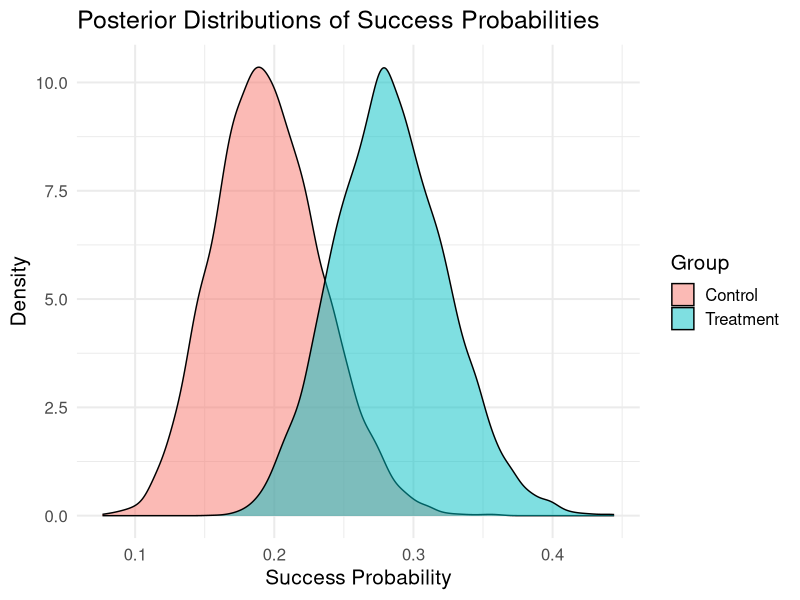
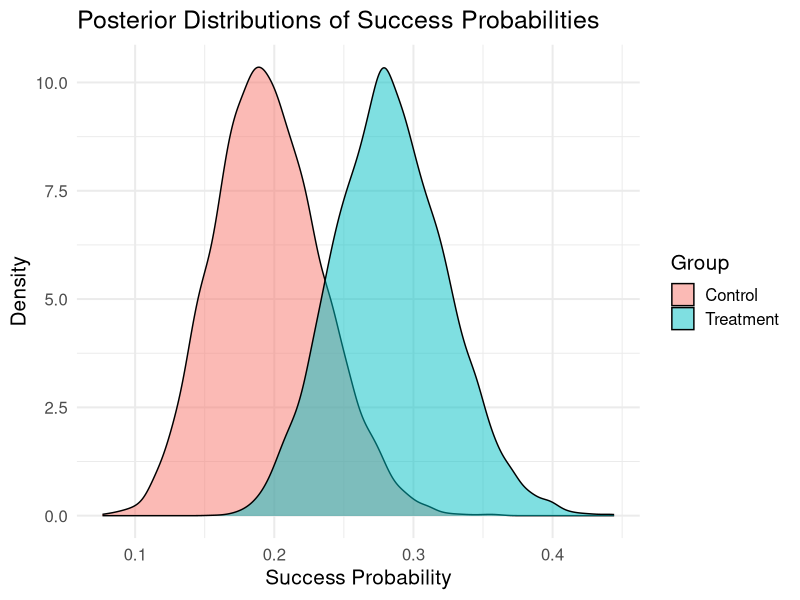
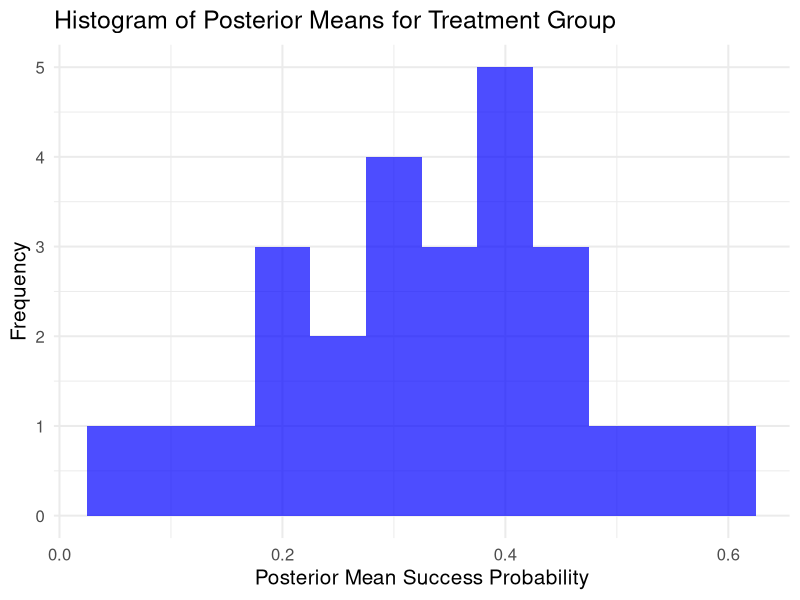
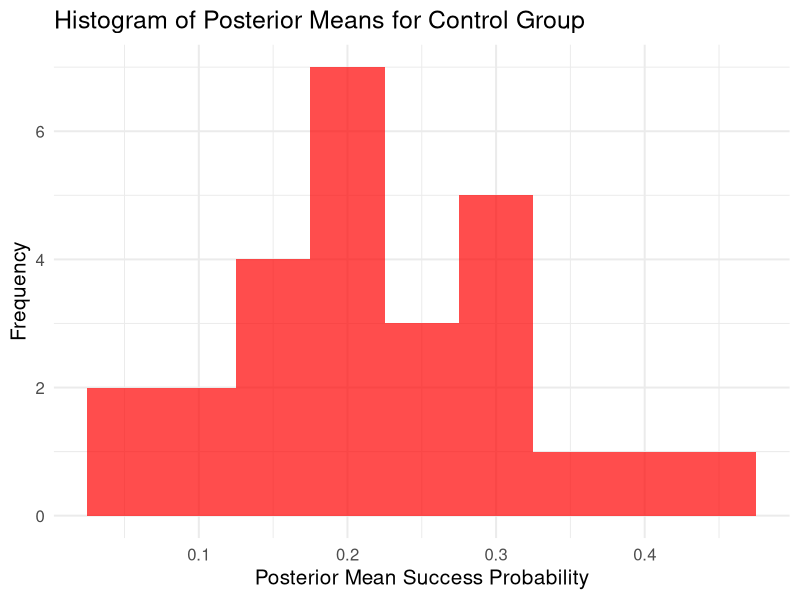

R code for these plots, in order:
# Install and load required packages
if (!requireNamespace("HSAUR3", quietly = TRUE)) {
  install.packages("HSAUR3")
}
if (!requireNamespace("dplyr", quietly = TRUE)) {
  install.packages("dplyr")
}
if (!requireNamespace("ggplot2", quietly = TRUE)) {
  install.packages("ggplot2")
}
if (!requireNamespace("tidyr", quietly = TRUE)) {
  install.packages("tidyr")
}
if (!requireNamespace("MCMCpack", quietly = TRUE)) {
  install.packages("MCMCpack")
}

library(HSAUR3)
library(dplyr)
library(ggplot2)
library(tidyr)
library(MCMCpack)

# Load the data
data("smoking", package = "HSAUR3")

# Display the structure and first few rows of the dataset
print(head(smoking))

# Prior parameters for Beta distribution (assuming non-informative priors for simplicity)
alpha_prior <- 1
beta_prior <- 1

# Function to perform Bayesian updating
bayesian_update <- function(success, total, alpha_prior, beta_prior) {
  alpha_post <- alpha_prior + success
  beta_post <- beta_prior + total - success
  return(c(alpha_post, beta_post))
}

# Apply Bayesian updating for each row in the dataset
smoking <- smoking %>%
  rowwise() %>%
  mutate(
    alpha_post_treatment = bayesian_update(qt, tt, alpha_prior, beta_prior)[1],
    beta_post_treatment = bayesian_update(qt, tt, alpha_prior, beta_prior)[2],
    alpha_post_control = bayesian_update(qc, tc, alpha_prior, beta_prior)[1],
    beta_post_control = bayesian_update(qc, tc, alpha_prior, beta_prior)[2]
  )

# Calculate posterior means
smoking <- smoking %>%
  mutate(
    posterior_mean_treatment = alpha_post_treatment / (alpha_post_treatment + beta_post_treatment),
    posterior_mean_control = alpha_post_control / (alpha_post_control + beta_post_control),
    observed_proportion_treatment = qt / tt,
    observed_proportion_control = qc / tc
  )

# Posterior distributions using Beta distribution
posterior_samples_treatment <- rbeta(10000, mean(smoking$alpha_post_treatment), mean(smoking$beta_post_treatment))
posterior_samples_control <- rbeta(10000, mean(smoking$alpha_post_control), mean(smoking$beta_post_control))

# Plot posterior distributions
plot_data <- data.frame(
  Treatment = posterior_samples_treatment,
  Control = posterior_samples_control
)

df_melted <- gather(plot_data, key = "Group", value = "Posterior_Sample")

plot_posterior <- ggplot(df_melted, aes(x = Posterior_Sample, fill = Group)) +
  geom_density(alpha = 0.5) +
  labs(title = "Posterior Distributions of Success Probabilities",
       x = "Success Probability",
       y = "Density",
       fill = "Group") +
  theme_minimal(base_size = 15)

ggsave("posterior_distributions_smoke.png", plot = plot_posterior, width = 10, height = 8)
plot_posterior
# Summary statistics for model fit
summary_fit <- smoking %>%
  summarize(
    Mean_Observed_Proportion_Treatment = mean(observed_proportion_treatment),
    Mean_Observed_Proportion_Control = mean(observed_proportion_control),
    Mean_Posterior_Mean_Treatment = mean(posterior_mean_treatment),
    Mean_Posterior_Mean_Control = mean(posterior_mean_control)
  )

write.csv(summary_fit, "summary_fit.csv", row.names = FALSE)
print(summary_fit)

# Histograms of posterior means for treatment and control groups
hist_treatment <- ggplot(smoking, aes(x = posterior_mean_treatment)) +
  geom_histogram(binwidth = 0.05, fill = "blue", alpha = 0.7) +
  labs(title = "Histogram of Posterior Means for Treatment Group",
       x = "Posterior Mean Success Probability",
       y = "Frequency") +
  theme_minimal(base_size = 15)

ggsave("histogram_treatment.png", plot = hist_treatment, width = 10, height = 8)

hist_control <- ggplot(smoking, aes(x = posterior_mean_control)) +
  geom_histogram(binwidth = 0.05, fill = "red", alpha = 0.7) +
  labs(title = "Histogram of Posterior Means for Control Group",
       x = "Posterior Mean Success Probability",
       y = "Frequency") +
  theme_minimal(base_size = 15)

ggsave("histogram_control.png", plot = hist_control, width = 10, height = 8)
